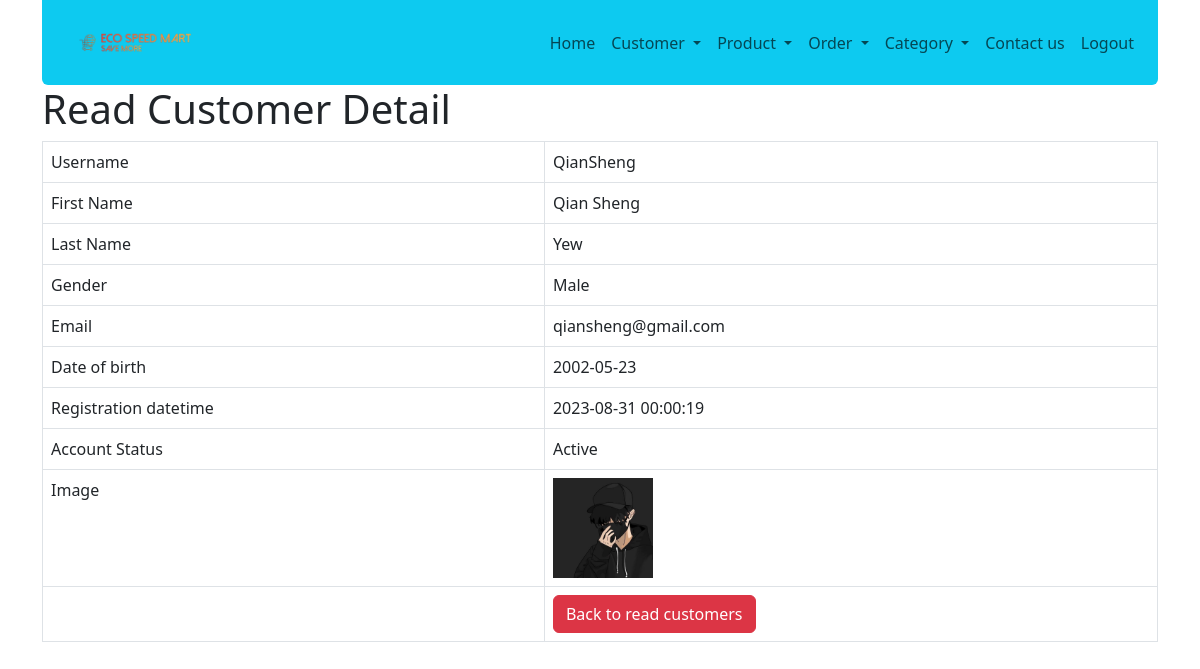
Page /customer_read_one.php?id=2 (signed in) on the committed database.
### tables this page shows
CREATE TABLE IF NOT EXISTS `customers` (
  `id` int NOT NULL AUTO_INCREMENT,
  `username` varchar(50) NOT NULL,
  `password` varchar(256) NOT NULL,
  `firstname` varchar(50) NOT NULL,
  `lastname` varchar(50) NOT NULL,
  `gender` enum('Male','Female') NOT NULL,
  `date_of_birth` date NOT NULL,
  `registration_date_time` datetime NOT NULL,
  `account_status` enum('Active','Inactive','','') NOT NULL DEFAULT 'Active',
  `email` varchar(50) NOT NULL,
  `image` varchar(255) NOT NULL,
  PRIMARY KEY (`id`),
  UNIQUE KEY `username` (`username`),
  UNIQUE KEY `email` (`email`)
);

### customer_read_one.php (the view, shortened to what this page needs)
<!DOCTYPE HTML>
<html>
<head>
    <link href="https://cdn.jsdelivr.net/npm/bootstrap@5.3.0/dist/css/bootstrap.min.css" rel="stylesheet">
</head>
<body>
    <div class="container">
    <?php
        include 'navbar/nav.php';
    ?>
        <div class="page-header">
            <h1>Read Customer Detail</h1>
        </div>
        <?php
        $id = isset($_GET['id']) ? $_GET['id'] : die('ERROR: Record ID not found.');
        include 'config/database.php';
        try {
            $query = "SELECT id, username, firstname, lastname, gender, date_of_birth, registration_date_time,account_status, email, image FROM customers WHERE id = :id ";
            $stmt = $con->prepare($query);
            $stmt->bindParam(":id", $id);
            $stmt->execute();
            $row = $stmt->fetch(PDO::FETCH_ASSOC);
            $username = $row['username'];
            $firstname = $row['firstname'];
            $lastname = $row['lastname'];
            $gender = $row['gender'];
            $email = $row['email'];
            $date_of_birth = $row['date_of_birth'];
            $registration_date_time = $row['registration_date_time'];
            $account_status = $row['account_status'];
            $image = $row['image'];
        }
        catch (PDOException $exception) {
            die('ERROR: ' . $exception->getMessage());
        }
        ?>
        <table class='table table-hover table-responsive table-bordered'>
            <tr>
                <td>Username</td>
                <td><?php echo htmlspecialchars($username, ENT_QUOTES);  ?></td>
            </tr>
            <tr>
                <td>First Name</td>
                <td><?php echo htmlspecialchars($firstname, ENT_QUOTES);  ?></td>
            </tr>
            <tr>
                <td>Last Name</td>
                <td><?php echo htmlspecialchars($lastname, ENT_QUOTES);  ?></td>
            </tr>
            <tr>
                <td>Gender</td>
                <td><?php echo htmlspecialchars($gender, ENT_QUOTES);  ?></td>
            </tr>
            <tr>
                <td>Email</td>
                <td><?php echo htmlspecialchars($email, ENT_QUOTES);  ?></td>
            </tr>
            <tr>
                <td>Date of birth</td>
                <td><?php echo htmlspecialchars($date_of_birth, ENT_QUOTES);  ?></td>
            </tr>
            <tr>
                <td>Registration datetime</td>
                <td><?php echo htmlspecialchars($registration_date_time, ENT_QUOTES);  ?></td>
            </tr>
            <tr>
                <td>Account Status</td>
                <td><?php echo htmlspecialchars($account_status, ENT_QUOTES);  ?></td>
            </tr>
            <tr>
                <td>Image</td>
                <td><?php
                        if ($image != "") {
                            echo '<img src="' . htmlspecialchars($image, ENT_QUOTES) . '"width="100">';
                        } else {
                            echo '<img src="img/profile.jpeg" alt="image" width="100">';
                        }
                        ?></td>
            </tr>
            <tr>
                <td></td>
                <td>
                    <a href='customer_read.php' class='btn btn-danger'>Back to read customers</a>
                </td>
            </tr>
        </table>
    </div>
</body>
</html>

### rows in the picture
customers: username "QianSheng", firstname "Qian Sheng", lastname "Yew", gender "Male", email "qiansheng@gmail.com", date_of_birth "2002-05-23", registration_date_time "2023-08-31 00:00:19", account_status "Active", image (picture)
